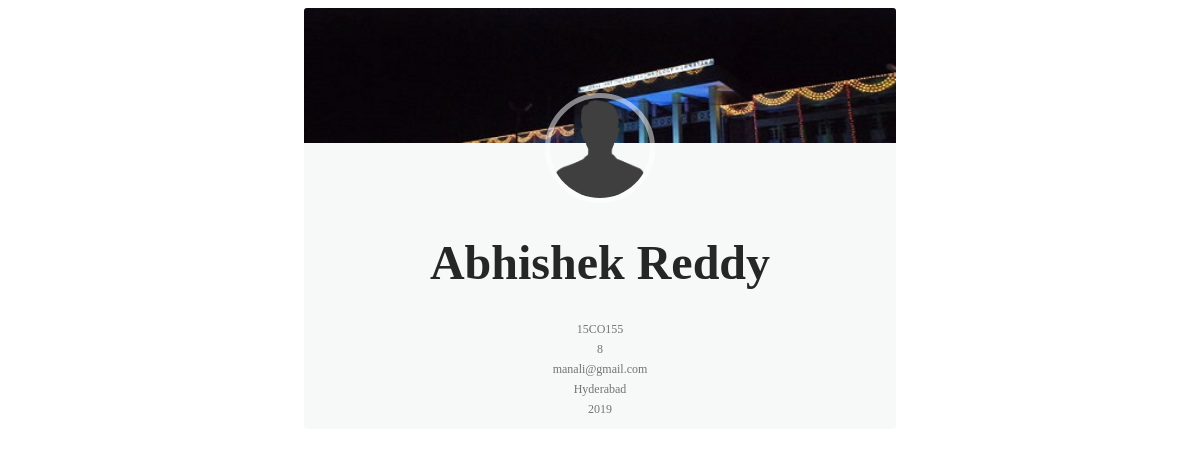
Screenshot of /alumni_tracker/search/display/15CO155/ with the database file from the repository.
### alumni_tracker/models.py (models this page shows, shortened)
class Alumnus(models.Model):
	alumni_name = models.CharField(max_length=100)
	roll_no = models.CharField(max_length=7,primary_key=True)
	present_city = models.ForeignKey(Location,on_delete=models.SET_NULL,null=True)
	email_id = models.CharField(max_length=20,null=True)
	dept_code = models.ForeignKey(Department,on_delete=models.SET_NULL,null=True)
	grad_year = models.IntegerField()
	cgpa = models.IntegerField()
	github = models.CharField(max_length=30)
	linkedin = models.CharField(max_length=30)

class Location(models.Model):
	city = models.CharField(max_length=30,primary_key=True)
	country = models.CharField(max_length=30)
	def __str__(self):
		return self.city

### alumni_tracker/views.py (the view)
# urls.py: url(r'^search/display/(?P<pk>[0-9]+[A-Z]+[0-9]+)/$', views.details, name='details'),
def details(request,pk):
	alumnus = Alumnus.objects.get(roll_no=pk)
	department = Department.objects.get(dept_code=alumnus.dept_code)
	job = Job.objects.filter(roll_no=pk)
	school=Studied.objects.filter(roll_no=pk)
	majors=Alumnus_majors.objects.filter(roll_no=pk)
	context = {'alumnus':alumnus,'department':department,'job':job,'school':school,'majors':majors}
	return render(request,'alumni_tracker/details.html',context)

### alumni_tracker/models.py (called while the page is built)
	def __str__(self):
		return self.dept_code

### alumni_tracker/templates/alumni_tracker/details.html (shortened to what this page needs)
{% load staticfiles %}
<head>
		<link rel="stylesheet" type="text/css" href="{% static 'alumni_tracker/details.css' %}">
		<link rel="stylesheet" type="text/css" href="{% static 'alumni_tracker/font-awesome.min.css' %}">
	</head>
<body>
<div class="container">
	<div class="row">
		<div class="col-lg-3 col-sm-6">
            <div class="card hovercard">
                <div class="cardheader">
                </div>
                <div class="avatar">
                    <img src="images/alumnus.png">
                </div>
                <div class="info">
                    <div class="title">
                        <h1 target="_blank" href="">{{alumnus.alumni_name}}</h1>
                    </div>
                    <div class="desc">{{alumnus.roll_no}}</div>
                    <div class="desc">{{alumnus.cgpa}}</div>
                    <div class="desc">{{alumnus.email_id}}</div>
                    <div class="desc">{{alumnus.present_city}}</div>
                    <div class="desc">{{alumnus.grad_year}}</div>
                </div>
            </div>
        </div>
	</div>
</div>
</body>

### alumni_tracker/static/alumni_tracker/details.css (style rules this page uses)
.card { padding-top: 20px; margin: 10px 0 20px 0; background-color: rgba(214, 224, 226, 0.2); border-top-width: 0; border-bottom-width: 2px; -webkit-border-radius: 3px; -moz-border-radius: 3px; border-radius: 3px; -webkit-box-shadow: none; -moz-box-shadow: none; box-shadow: none; -webkit-box-sizing: border-box; -moz-box-sizing: border-box; box-sizing: border-box; }
.card.hovercard { position: relative; padding-top: 0; overflow: hidden; text-align: center; background-color: rgba(214, 224, 226, 0.2); width : 50%; margin : 0px auto; }
.card.hovercard .cardheader { background: url("images/profileback.jpg"); background-size: cover; height: 135px; }
.card.hovercard .avatar { position: relative; top: -50px; margin-bottom: -50px; }
.card.hovercard .avatar img { width: 100px; height: 100px; max-width: 100px; max-height: 100px; -webkit-border-radius: 50%; -moz-border-radius: 50%; border-radius: 50%; border: 5px solid rgba(255,255,255,0.5); }
.card.hovercard .info { padding: 4px 8px 10px; }
.card.hovercard .info .title { margin-bottom: 4px; font-size: 24px; line-height: 1; color: #262626; vertical-align: middle; }
.card.hovercard .info .desc { overflow: hidden; font-size: 12px; line-height: 20px; color: #737373; text-overflow: ellipsis; }

### rows the page displays
Alumnus: alumni_name "Abhishek Reddy", roll_no "15CO155", cgpa "8", email_id "manali@gmail.com", present_city "Hyderabad", grad_year "2019"
